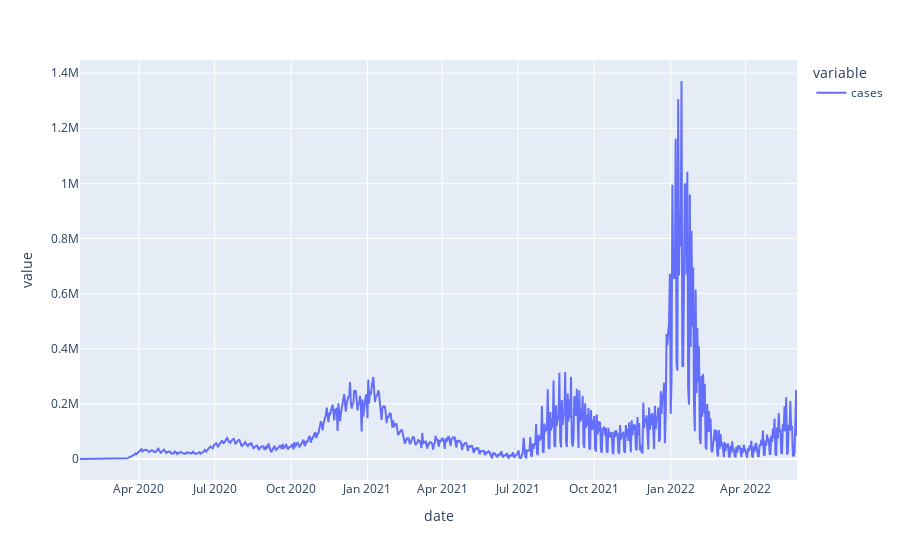

Write notebook code for a chart like this one.
### Code cell
import plotly.express as px

px.line(x)

### Figure 1 — Plotly figure (JSON) as saved in the notebook; plotly's stock layout.template omitted (floating-point values rounded to 4 significant figures; data arrays with more than 128 entries replaced by an {"elided": "..."} marker saying what was removed)
{"data": [{"hovertemplate": "variable=cases<br>date=%{x}<br>value=%{y}<extra></extra>", "legendgroup": "cases", "line": {"color": "#636efa", "dash": "solid"}, "marker": {"symbol": "circle"}, "mode": "lines", "name": "cases", "orientation": "v", "showlegend": true, "type": "scatter", "x": {"elided": "864 str values"}, "xaxis": "x", "y": {"elided": "864 int values"}, "yaxis": "y"}], "layout": {"legend": {"title": {"text": "variable"}, "tracegroupgap": 0}, "margin": {"t": 60}, "xaxis": {"anchor": "y", "domain": [0, 1], "title": {"text": "date"}}, "yaxis": {"anchor": "x", "domain": [0, 1], "title": {"text": "value"}}}}
